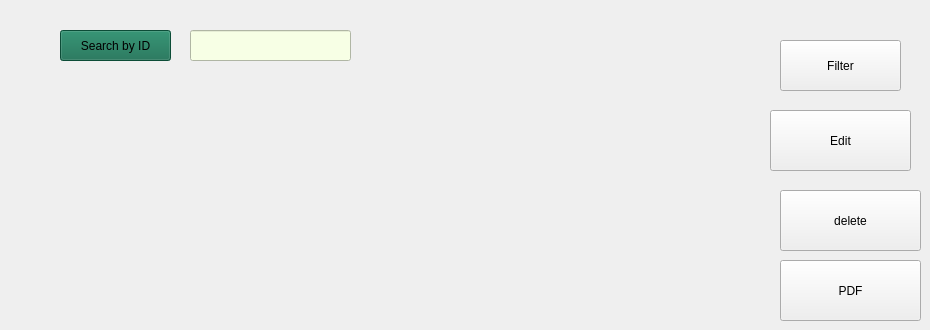
        <widget class="QWidget" name="LISTdeli">
         <widget class="QToolButton" name="Searchdeli">
          <property name="geometry">
           <rect>
            <x>60</x>
            <y>30</y>
            <width>111</width>
            <height>31</height>
           </rect>
          </property>
          <property name="styleSheet">
           <string notr="true">background-color: rgb(17, 107, 77);</string>
          </property>
          <property name="text">
           <string>Search by ID</string>
          </property>
         </widget>
         <widget class="QLineEdit" name="SEARCHline">
          <property name="geometry">
           <rect>
            <x>190</x>
            <y>30</y>
            <width>161</width>
            <height>31</height>
           </rect>
          </property>
          <property name="styleSheet">
           <string notr="true">
background-color: rgb(247, 255, 229);

</string>
          </property>
          <property name="text">
           <string/>
          </property>
         </widget>
         <widget class="QToolButton" name="FILTERdeli">
          <property name="geometry">
           <rect>
            <x>780</x>
            <y>40</y>
            <width>121</width>
            <height>51</height>
           </rect>
          </property>
          <property name="contextMenuPolicy">
           <enum>Qt::ContextMenuPolicy::NoContextMenu</enum>
          </property>
          <property name="autoFillBackground">
           <bool>false</bool>
          </property>
          <property name="styleSheet">
           <string notr="true">QToolButton {
    background-color: #127353; /* Couleur moutarde */
    color: #rgb(255, 255, 255); /* Texte noir */
    border-radius: 20px; /* Coins arrondis */
    border: 1px solid #000000; /* Bordure grise */
    font-family: &quot;MV Boli&quot;;; /* Police */
    font-size: 17px; /* Taille}</string>
          </property>
          <property name="text">
           <string>Filter</string>
          </property>
          <property name="checkable">
           <bool>false</bool>
          </property>
          <property name="autoRaise">
           <bool>false</bool>
          </property>
         </widget>
         <widget class="QToolButton" name="EDITdeli">
          <property name="geometry">
           <rect>
            <x>770</x>
            <y>110</y>
            <width>141</width>
            <height>61</height>
           </rect>
          </property>
          <property name="contextMenuPolicy">
           <enum>Qt::ContextMenuPolicy::NoContextMenu</enum>
          </property>
          <property name="autoFillBackground">
           <bool>false</bool>
          </property>
          <property name="styleSheet">
           <string notr="true">QToolButton {
    background-color: rgb(68, 189, 133); /* Couleur moutarde */
    color: #rgb(255, 255, 255); /* Texte noir */
    border-radius: 27px; /* Coins arrondis */
    border: 1px solid #000000; /* Bordure grise */
    font-family: &quot;MV Boli&quot;;; /* Police */
    font-size: 17px; /* Taille}</string>
          </property>
          <property name="text">
           <string>Edit</string>
          </property>
          <property name="checkable">
           <bool>false</bool>
          </property>
          <property name="autoRaise">
           <bool>false</bool>
          </property>
         </widget>
         <widget class="QToolButton" name="DELETEdeli">
          <property name="geometry">
           <rect>
            <x>780</x>
            <y>190</y>
            <width>141</width>
            <height>61</height>
           </rect>
          </property>
          <property name="contextMenuPolicy">
           <enum>Qt::ContextMenuPolicy::NoContextMenu</enum>
          </property>
          <property name="autoFillBackground">
           <bool>false</bool>
          </property>
          <property name="styleSheet">
           <string notr="true">QToolButton {
    background-color: rgb(68, 189, 133); /* Couleur moutarde */
    color: #rgb(255, 255, 255); /* Texte noir */
    border-radius: 27px; /* Coins arrondis */
    border: 1px solid #000000; /* Bordure grise */
    font-family: &quot;MV Boli&quot;;; /* Police */
    font-size: 17px; /* Taille}</string>
          </property>
          <property name="text">
           <string>delete</string>
          </property>
          <property name="checkable">
           <bool>false</bool>
          </property>
          <property name="autoRaise">
           <bool>false</bool>
          </property>
         </widget>
         <widget class="QToolButton" name="PDFdeli">
          <property name="geometry">
           <rect>
            <x>780</x>
            <y>260</y>
            <width>141</width>
            <height>61</height>
           </rect>
          </property>
          <property name="contextMenuPolicy">
           <enum>Qt::ContextMenuPolicy::NoContextMenu</enum>
          </property>
          <property name="autoFillBackground">
           <bool>false</bool>
          </property>
          <property name="styleSheet">
           <string notr="true">QToolButton {
    background-color: rgb(68, 189, 133); /* Couleur moutarde */
    color: #rgb(255, 255, 255); /* Texte noir */
    border-radius: 27px; /* Coins arrondis */
    border: 1px solid #000000; /* Bordure grise */
    font-family: &quot;MV Boli&quot;;; /* Police */
    font-size: 17px; /* Taille}</string>
          </property>
          <property name="text">
           <string>PDF</string>
          </property>
          <property name="checkable">
           <bool>false</bool>
          </property>
          <property name="autoRaise">
           <bool>false</bool>
          </property>
         </widget>
         <widget class="QLabel" name="labelpdfdeli">
          <property name="geometry">
           <rect>
            <x>750</x>
            <y>260</y>
            <width>61</width>
            <height>51</height>
           </rect>
          </property>
          <property name="text">
           <string/>
          </property>
          <property name="pixmap">
           <pixmap>../Downloads/pdf-file.png</pixmap>
          </property>
          <property name="scaledContents">
           <bool>true</bool>
          </property>
         </widget>
         <widget class="QLabel" name="label_20deli">
          <property name="geometry">
           <rect>
            <x>760</x>
            <y>190</y>
            <width>51</width>
            <height>51</height>
           </rect>
          </property>
          <property name="text">
           <string/>
          </property>
          <property name="pixmap">
           <pixmap>../Downloads/bin.png</pixmap>
          </property>
          <property name="scaledContents">
           <bool>true</bool>
          </property>
         </widget>
        </widget>
